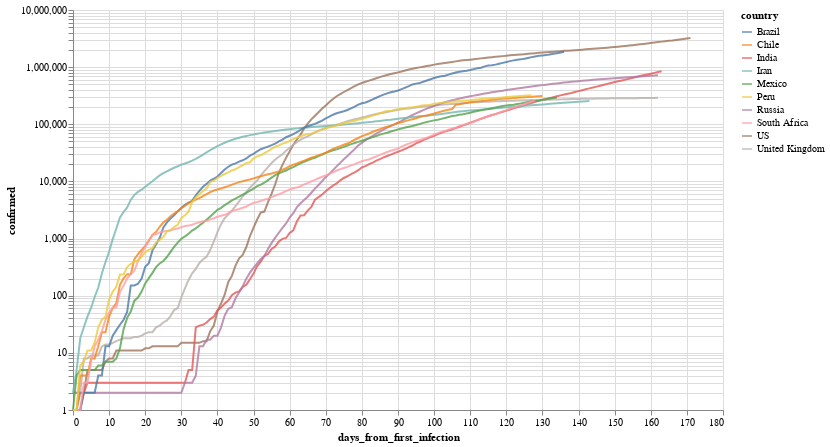

The notebook cell this image was saved under:
### Markdown cell above
Por ejemplo, evolución (interactiva!) de los paises con mas infectados

### Code cell
total_confirmed_by_country = global_df.groupby('country').confirmed.max().sort_values(ascending=False)
selected_countries = total_confirmed_by_country[total_confirmed_by_country > 1000].index

plot_df = global_df[
    (global_df.confirmed > 0) & 
    (global_df.country.isin(selected_countries[:10]))
].sort_values('date')

selection = alt.selection_multi(
    fields=['country'], 
    bind='legend', 
    init=[{'country': c} for c in selected_countries[:10]]
)


(
    alt.Chart(plot_df)
       .mark_line()
       .encode(
           x='days_from_first_infection', 
           y=alt.Y('confirmed', scale=alt.Scale(type='log')), 
           color='country',
           opacity=alt.condition(selection, alt.value(.8), alt.value(.05))
       ).add_selection(selection)
        .properties(width=650, height=400)
       
)

### Figure 1 — Vega-Lite specification as saved in the notebook (floating-point values rounded to 4 significant figures; data arrays with more than 128 entries replaced by an {"elided": "..."} marker saying what was removed)
{"config": {"view": {"continuousWidth": 400, "continuousHeight": 300}}, "data": {"name": "data-bf60cca4b62dbb420bc10ef0f766abc9"}, "mark": "line", "encoding": {"color": {"type": "nominal", "field": "country"}, "opacity": {"condition": {"value": 0.8, "selection": "selector001"}, "value": 0.05}, "x": {"type": "quantitative", "field": "days_from_first_infection"}, "y": {"type": "quantitative", "field": "confirmed", "scale": {"type": "log"}}}, "height": 400, "selection": {"selector001": {"type": "multi", "fields": ["country"], "bind": "legend", "init": [{"country": "US"}, {"country": "Brazil"}, {"country": "India"}, {"country": "Russia"}, {"country": "Peru"}, {"country": "Chile"}, {"country": "Mexico"}, {"country": "United Kingdom"}, {"country": "South Africa"}, {"country": "Iran"}]}}, "width": 650, "$schema": "https://vega.github.io/schema/vega-lite/v4.8.1.json", "datasets": {"data-bf60cca4b62dbb420bc10ef0f766abc9": {"elided": "1466 records"}}}
